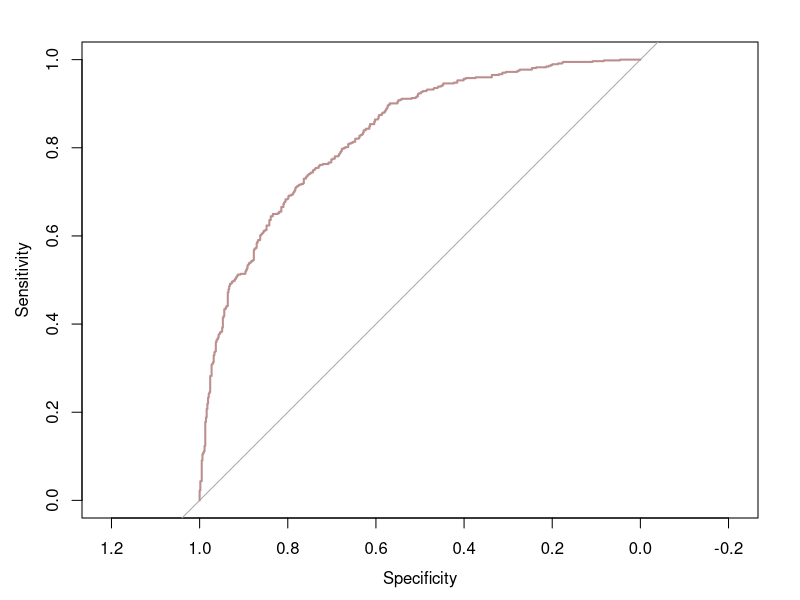
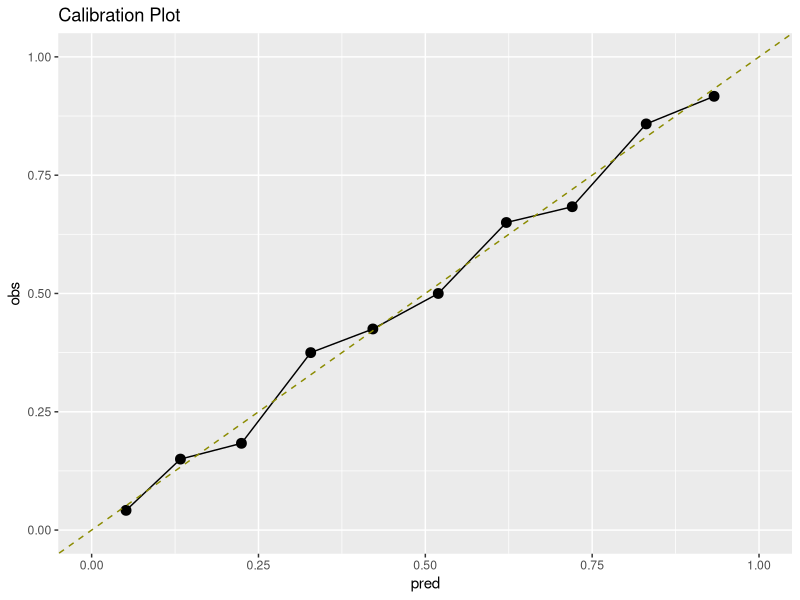

Write R code to recreate these figures, in order. (Note: a time limit stopped this script after it produced the figures.)
## ---- chunk 1
#| echo: false
library(MASS)
library(pROC)
library(dplyr)
library(glmnet)
library(tibble)
library(ggplot2)
## ---- chunk 2
#| echo: false
# Data Simulation Function

data_simulation_function <- function(N, P, rho, beta_pattern) {
  Sigma <- matrix(rho, P, P)
  diag(Sigma) = 1
  
  X <- mvrnorm(n = N, mu = rep(0, P), Sigma = Sigma)
  
  # Set coefficients
  if (beta_pattern == "equal") {
    beta <- rep(0.5, P)
  } else if (beta_pattern == "strong") {
    beta <- c(1, rep(0.2, P-1))
  } else if (beta_pattern == "noise") {
    beta <- c(0, rep(0.3, P-1))
  } else if (beta_pattern == "halfnoise") {
    beta <- c(rep(0, P/2), rep(0.3, P/2))
  } else stop("Unknown beta pattern")
  
  eta <- X %*% beta
  p <- 1 / (1 + exp(-eta))
  
  y <- rbinom(N, 1, p)
  
  data.frame(y = y, X)
}
## ---- chunk 3
#| echo: false
# Model Fitting

model_fitting_function <- function(train_data) {
  glm(y ~ ., data = train_data, family = binomial)
}

## ---- chunk 4
#| echo: false
# Model Assessment function
model_assessment_function <- function(model, test_data) {
  probs <- predict(model, newdata = test_data, type = "response")
  
  auc_val <- auc(test_data$y, probs)
  brier <- mean((test_data$y - probs)^2)
  
  tibble(
    AUC = as.numeric(auc_val),
    Brier = brier
  )
}
## ---- chunk 5
#| echo: false
set.seed(400)
# Simulation loop

EPV_vals <- c(5, 10, 50)
event_frac <- 0.5    

P_vals <- c(4, 8, 12)
rho_vals <- c(0, 0.5)
beta_patterns <- c("equal", "strong", "noise", "halfnoise")

B <- 10  

results_list <- list()
iter <- 1

for (EPV in EPV_vals) {
  for (P in P_vals) {
    for (rho in rho_vals) {
      for (bp in beta_patterns) {
        for (b in 1:B) {
          
          # Determine sample sizes 
          N  <- ceiling((EPV * P) / event_frac)
          N_star <- ceiling(5000 / event_frac)   
          
          # Training data 
          train_data <- data_simulation_function(N, P, rho, bp)
          
          # Test data
          test_data  <- data_simulation_function(N_star, P, rho, bp)
          
          # fit model
          fit_model <- model_fitting_function(train_data)
          
          # evaluate model
          metrics <- model_assessment_function(fit_model, test_data)
          
          metrics$model <- "MLE"  
          
          # metadata
          metrics <- metrics %>%
            mutate(
              model = "MLE",
              EPV = EPV,
              P = P,
              rho = rho,
              beta_pattern = bp,
              sim = b
            )
          
          # results
          results_list[[iter]] <- metrics
          iter <- iter + 1
        }
      }
    }
  }
}
results_df <- dplyr::bind_rows(results_list); results_df
## ---- chunk 6
#| echo: false
roc_obj <- roc(train_data$y, predict(fit_model, type="response"))
plot(roc_obj, col="rosybrown", lwd=2)
## ---- chunk 7
library(ggplot2)

cal_df <- train_data %>%
  mutate(prob = predict(fit_model, type="response"),
         decile = ntile(prob, 10)) %>%
  group_by(decile) %>%
  summarize(obs = mean(y), pred = mean(prob))

ggplot(cal_df, aes(pred, obs)) +
  geom_point(size = 3) +
  geom_line() +
  geom_abline(slope = 1, intercept = 0, color = "yellow4", lty = 2) +
  ylim(0,1) + xlim(0,1) +
  ggtitle("Calibration Plot")
## ---- chunk 8

## ---- chunk 9
#| echo: false
library(MASS)
library(pROC)
library(dplyr)
library(glmnet)
library(tibble)
library(ggplot2)
## ---- chunk 10
#| echo: false
simulate_logit <- function(N, P, rho, beta_pattern) {
  Sigma <- matrix(rho, P, P)
  diag(Sigma) <- 1
  
  X <- mvrnorm(n = N, mu = rep(0, P), Sigma = Sigma)
  
  if (beta_pattern == "equal") {
    beta <- rep(0.5, P)
  } else if (beta_pattern == "strong") {
    beta <- c(1.0, rep(0.2, P-1))
  } else if (beta_pattern == "noise") {
    beta <- c(0, rep(0.3, P-1))
  } else if (beta_pattern == "halfnoise") {
    beta <- c(rep(0, P/2), rep(0.3, P/2))
  } else {
    stop("Unknown beta pattern")
  }
  
  eta <- X %*% beta
  pi  <- 1/(1 + exp(-eta))
  y <- rbinom(N, 1, pi)
  
  data.frame(y = y, X)
}
## ---- chunk 11
#| echo: false
fit_logistic_mle <- function(dat) {
  glm(y ~ ., data = dat, family = binomial)
}

evaluate_mle_model <- function(fit, dat) {
  probs <- predict(fit, type = "response")
  auc_val <- auc(dat$y, probs)
  brier <- mean((dat$y - probs)^2)
  
  tibble(AUC = as.numeric(auc_val), Brier = brier, lambda = NA)
}
## ---- chunk 12
#| echo: false
fit_logistic_ridge <- function(dat) {
  X <- as.matrix(dat[, -1])
  y <- dat$y
  
  cv.glmnet(x = X, y = y, alpha = 0, family = "binomial")
}

evaluate_ridge_model <- function(cvfit, dat) {
  X <- as.matrix(dat[, -1])
  y <- dat$y
  
  probs <- predict(cvfit, newx = X, type = "response", s = "lambda.min")
  
  auc_val <- auc(y, probs)
  brier <- mean((y - probs)^2)
  
  tibble(
    AUC = as.numeric(auc_val),
    Brier = brier,
    lambda = cvfit$lambda.min
  )
}
## ---- chunk 13
#| echo: false
set.seed(400)

EPV_vals <- c(5, 10, 50)
event_frac <- 0.5    # FIXED

P_vals <- c(4, 8, 12)
rho_vals <- c(0, 0.5)
beta_patterns <- c("equal", "strong", "noise", "halfnoise")

B <- 10  # number of Monte Carlo repetitions

all_results <- list()
iter <- 1

for (EPV in EPV_vals) {
  for (P in P_vals) {
    for (rho in rho_vals) {
      for (bp in beta_patterns) {
        for (b in 1:B) {
          
          # Determine total sample size
          N <- ceiling((EPV * P) / event_frac)
          
          # Simulate dataset
          dat <- simulate_logit(N, P, rho, bp)
          
          ### MLE ###
          fit_mle <- fit_logistic_mle(dat)
          eval_mle <- evaluate_mle_model(fit_mle, dat)
          eval_mle$model <- "MLE"
          
          ### Ridge ###
          fit_ridge <- fit_logistic_ridge(dat)
          eval_ridge <- evaluate_ridge_model(fit_ridge, dat)
          eval_ridge$model <- "Ridge"
          
          ### Store combined ###
          combined <- bind_rows(eval_mle, eval_ridge) %>%
            mutate(
              EPV = EPV,
              P = P,
              rho = rho,
              beta_pattern = bp,
              sim = b
            )
          
          all_results[[iter]] <- combined
          iter <- iter + 1
        }
      }
    }
  }
}

results_df <- bind_rows(all_results)
## ---- chunk 14
#| echo: false
summary_df <- results_df %>%
  group_by(model, EPV, P, rho, beta_pattern) %>%
  summarise(
    mean_AUC = mean(AUC),
    sd_AUC = sd(AUC),
    mean_Brier = mean(Brier),
    sd_Brier = sd(Brier),
    mean_lambda = mean(lambda, na.rm = TRUE),
    .groups = "drop"
  )

knitr::kable(summary_df, digits = 3)
## ---- chunk 15
#| echo: false
ggplot(summary_df,
       aes(x = factor(P),
           y = mean_AUC,
           color = factor(rho),
           group = factor(rho))) +
  geom_point(size = 2.8) +
  geom_line(linewidth = 0.8) +
  geom_ribbon(aes(ymin = mean_AUC - sd_AUC,
                  ymax = mean_AUC + sd_AUC,
                  fill = factor(rho)),
              alpha = 0.25,
              color = NA) +
  facet_grid(model ~ beta_pattern) +
  labs(
    title = "AUC: MLE vs Ridge",
    x = "Number of Predictors (P)",
    y = "Mean AUC",
    color = "Correlation (rho)",
    fill  = "Correlation (rho)"
  ) +
  theme_minimal(base_size = 14)
## ---- chunk 16

## ---- chunk 17
